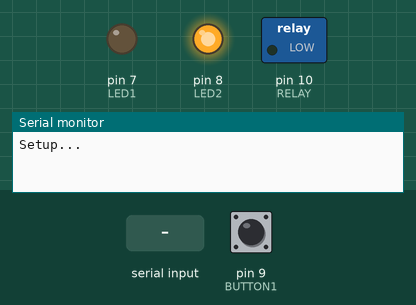
The program below on a simulated Arduino Uno, built with avr-gcc and run on an emulated ATmega328P. Shown: switched loads named in the program (green lamp = pin HIGH), output pins drawn as LEDs (lit = HIGH), the last lines printed to the serial monitor. Inputs (shaded band) come from the test bench; at power-on: pin 9 (BUTTON1) LOW.

Above: at 1.2 s.
1.3 s: pin 9 (BUTTON1) pulled HIGH for 0.15 s
At 2.5 s:
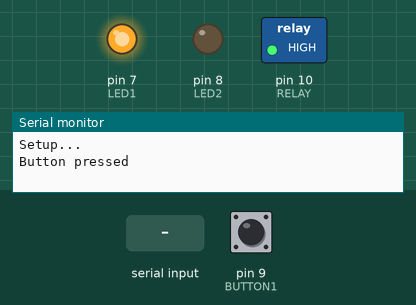
2.9 s: "a" received over Serial
At 3.3 s:
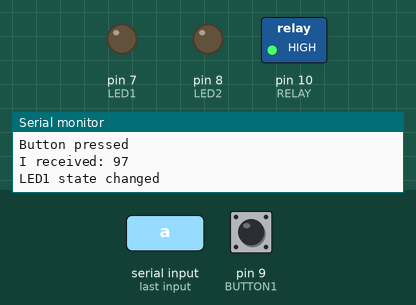
4.4 s: "r" received over Serial
At 5.6 s:
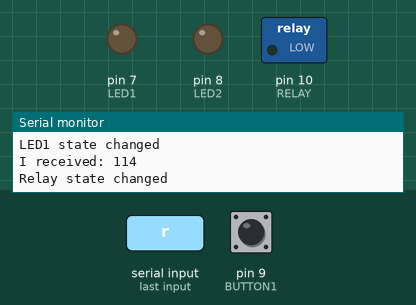
5.9 s: "d" received over Serial
At 6.8 s:
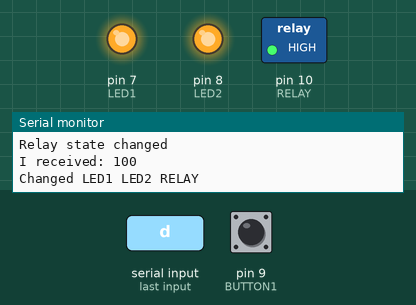
7.4 s: "a" received over Serial
At 7.9 s:
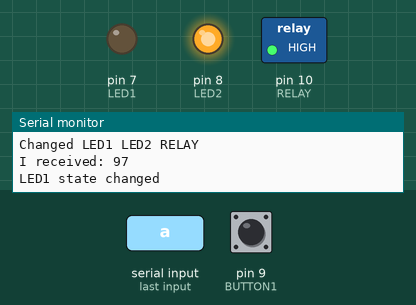
8.9 s: pin 9 (BUTTON1) pulled HIGH for 1 s
At 9.7 s:
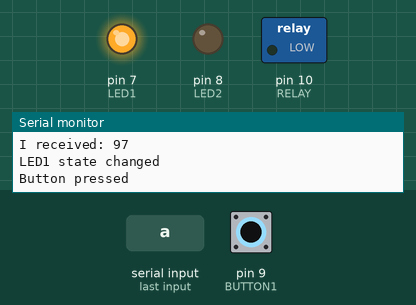
Timing chart, 0 to 11.9 s (numbered marks = the images above; inputs shaded):
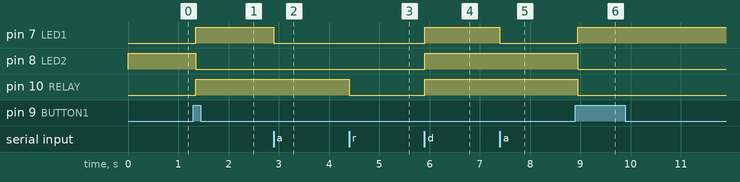

Measured:
- after the input at 1.3 s, pin 7 (LED1), pin 10 (RELAY): LOW → HIGH after 0.05 s; pin 8 (LED2): HIGH → LOW after 0.05 s
- after the input at 2.9 s, pin 7 (LED1): HIGH → LOW at once
- after the input at 4.4 s, pin 10 (RELAY): HIGH → LOW at once
- after the input at 5.9 s, pin 7 (LED1), pin 8 (LED2), pin 10 (RELAY): LOW → HIGH at once
- after the input at 7.4 s, pin 7 (LED1): HIGH → LOW at once
- after the input at 8.9 s, pin 7 (LED1): LOW → HIGH after 0.05 s; pin 8 (LED2), pin 10 (RELAY): HIGH → LOW after 0.05 s

The program:

main.cpp
```cpp
#include <Arduino.h>
// defines
#define LED1 7 //LED Digital Port 7
#define LED2 8 // LED Digital Port 8
#define BUTTON1 9 // Button Digital Port 9
#define RELAY 10

// Variables will change:
int led1State = LOW;        // the current state of the output pin
int led2State = HIGH;
int buttonState;            // the current reading from the input pin
int lastButtonState = LOW;  // the previous reading from the input pin
int relayState = LOW;

// the following variables are unsigned longs because the time, measured in
// milliseconds, will quickly become a bigger number than can be stored in an int.
unsigned long lastDebounceTime = 0;  // the last time the output pin was toggled
unsigned long debounceDelay = 50;    // the debounce time; increase if the output flickers

void setup() {
  //output
  pinMode(LED1,OUTPUT);
  digitalWrite(LED1, LOW);
  pinMode(LED2,OUTPUT);
  digitalWrite(LED2, LOW);
  pinMode(RELAY,OUTPUT);
  digitalWrite(RELAY, LOW);
  //input
  pinMode(BUTTON1, INPUT);


  //serial
  Serial.begin(9600);
  while (!Serial) {

    ; // wait for serial port to connect. Needed for native USB port only

  }
  Serial.println("Setup...");

}

void loop() {
  //SERIAL
  char incomingByte=0;
  // reply only when you receive data:
  if (Serial.available() > 0) {
    // read the incoming byte:
    incomingByte = Serial.read();

    // say what you got:
    Serial.print("I received: ");
    Serial.println(incomingByte, DEC);
    if (incomingByte == 'a') // a = off
    {
      led1State = !led1State;
      Serial.println("LED1 state changed");
    }
    else if (incomingByte == 's') // s = on
    {
      led2State = !led2State;
      Serial.println("LED2 state changed");
    }
    else if (incomingByte == 'r') // relay control
    {
      relayState = !relayState;
      Serial.println("Relay state changed");
    }
       else if (incomingByte == 'd') // change 3 states
    {
      relayState = !relayState;
      led1State = !led1State;
      led2State = !led2State;
      Serial.println("Changed LED1 LED2 RELAY");
    }
    else
      Serial.println("Do Nothing");

  }
  // DEBOUNCE
  int reading = digitalRead(BUTTON1);

  // If the switch changed, due to noise or pressing:
  if (reading != lastButtonState) {
    // reset the debouncing timer
    lastDebounceTime = millis();
  }

  if ((millis() - lastDebounceTime) > debounceDelay) {
    // whatever the reading is at, it's been there for longer than the debounce
    // delay, so take it as the actual current state:

    // if the button state has changed:
    if (reading != buttonState) {
      buttonState = reading;

      // only toggle the LED if the new button state is HIGH
      if (buttonState == HIGH) {
        led1State = !led1State;
        led2State = !led2State;
        relayState = !relayState;
        Serial.println("Button pressed");
      }
    }
  }

  // set the LED:
  digitalWrite(LED1, led1State);
  digitalWrite(LED2, led2State);
  digitalWrite(RELAY,relayState);

  // save the reading. Next time through the loop, it'll be the lastButtonState:
  lastButtonState = reading;
}
```
